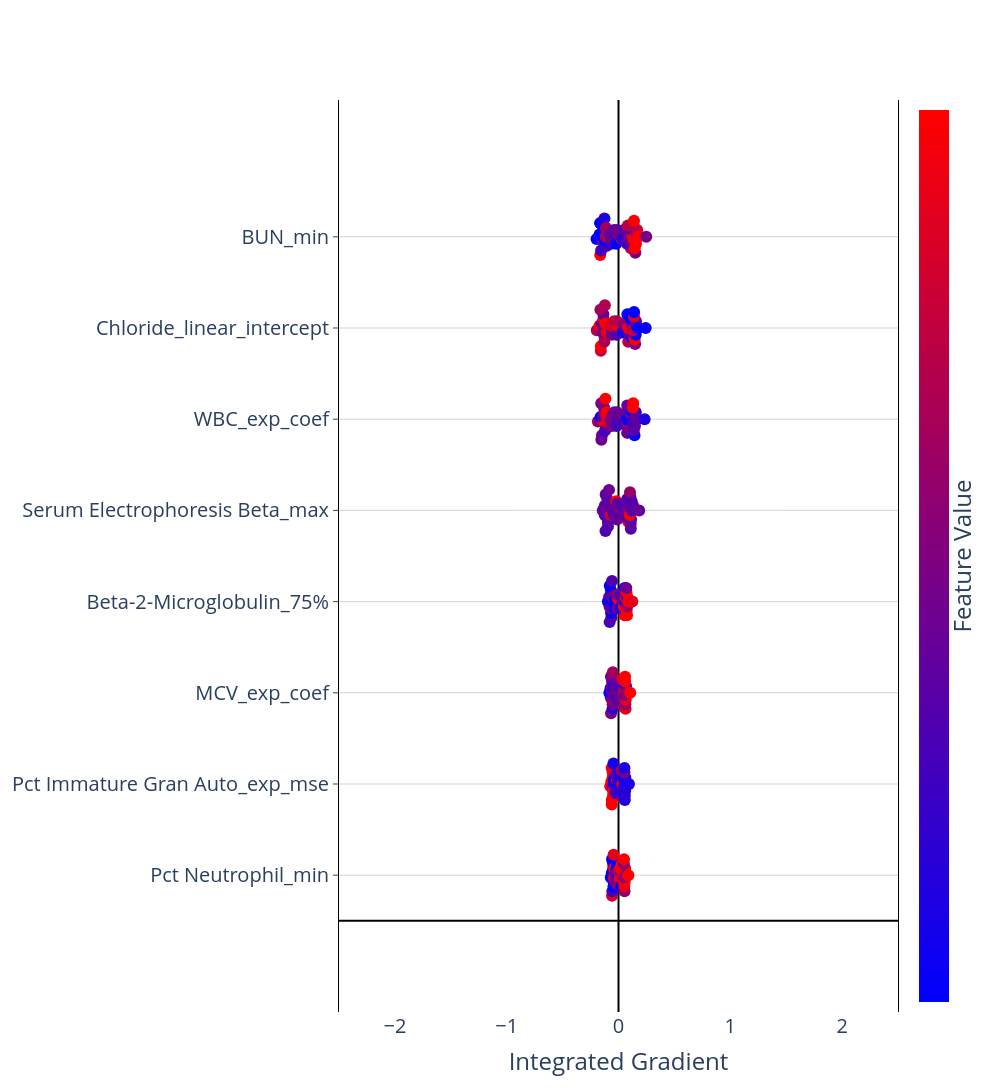

Here is the notebook cell this chart was saved with:
### Code cell
nbins = 10
scale = 0.1
n_features = 8
spacing = 2
min_max_IG = 2.5

fig = go.Figure()
fig.update_layout(
    plot_bgcolor='white',
    autosize=False,
    width=1000,
    height=2000,
    coloraxis = {'colorscale':'Bluered'},
    xaxis_title = "Integrated Gradient",
)
 
fig.update_xaxes(
    zeroline=True,
    zerolinecolor="black",
    range = [-min_max_IG,min_max_IG]
    )
fig.update_yaxes(
    zeroline=True,
    zerolinecolor="black",
    mirror=True,
    ticks='outside',
    showline=True,
    linecolor='black',
    gridcolor='lightgrey',
    range = [-spacing, spacing*n_features + spacing]
)
 
feature_rank = np.argsort(np.sum(abs(IG),axis=0))
feature_order = feature_rank[(len(feature_rank)-n_features):len(feature_rank)] 

y_val = 1
bin_ids = list(range(nbins))
for f in feature_order:
    bins = np.linspace(IGtable.iloc[:,f].min()*1.1,IGtable.iloc[:,f].max()*1.1,nbins+1)
    ig_bins = pd.cut(IGtable.iloc[:,f], bins=bins, labels=bin_ids)
 
    x_vals = []
    y_vals = []
    f_vals = []
    for bin in bin_ids:
        x_bin_vals = list(IGtable.iloc[ig_bins[ig_bins == bin].index,f].values)
        n_pts = len(x_bin_vals)
        if n_pts > 0:
            x_vals = x_vals + x_bin_vals
            y_vals = y_vals + list(y_val + scale*(np.array(list(range(n_pts)))-(n_pts-1)/2))
            f_vals = f_vals + list(IG_X.iloc[ig_bins[ig_bins == bin].index,f].values)
    fig.add_trace(go.Scatter(
        x = x_vals, 
        y = y_vals,
        mode = 'markers',
        marker = dict(size=12,
                      color = f_vals,
                      coloraxis = "coloraxis",
                     ),
        name=IGtable.columns[f],
    ))
    y_val += spacing
 
 
fig.update_layout(showlegend=False, coloraxis_showscale=True,font=dict(size=20))
fig.update_coloraxes(colorbar_showticklabels=False,
                    colorbar_title=dict(text="Feature Value",side = "right"),
                    cmin = -1, cmax = 1)
fig.update_yaxes(tickvals=[1]+[1 + spacing*i for i in range(1,n_features)], 
                 ticktext=IGtable.columns[feature_order])
 
fig.show()
